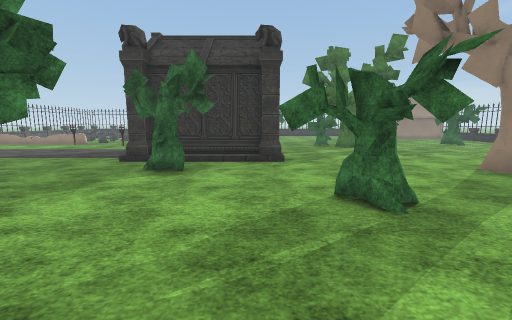
View 1 (above)

24 first-person views from a walk through a scene from a Unity 3-D project. The camera is 1.5 m above the floor, tilts 8° down and sees 90° across. The floor is counted in squares, 1 m on a side. Each view is taken from the middle of a square. On the plan, view 1 faces up. The plan holds only what a view shows up to about 13 squares ahead; the rest is blank. The place goes on beyond the plan. Flat ground stands in for the terrain. Some surface patterns are stand-ins.

View 2
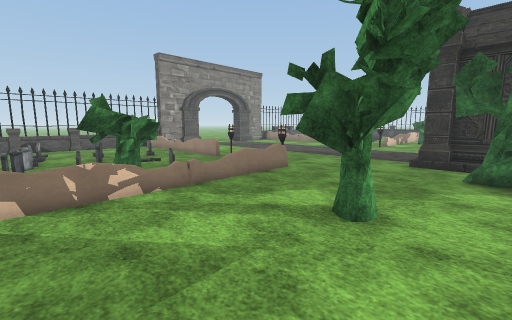

View 3
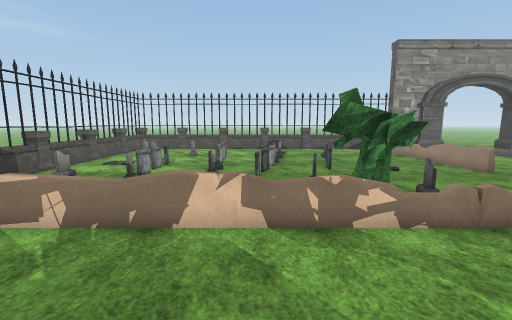

View 4
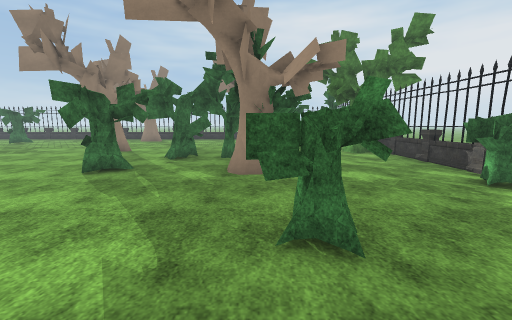

View 5
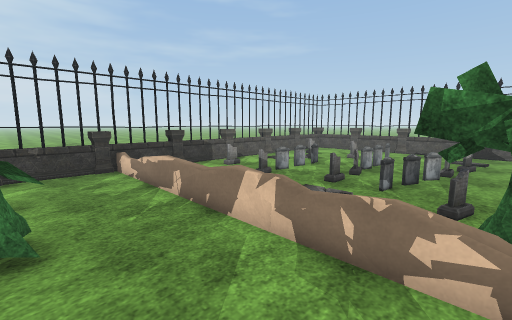

View 6
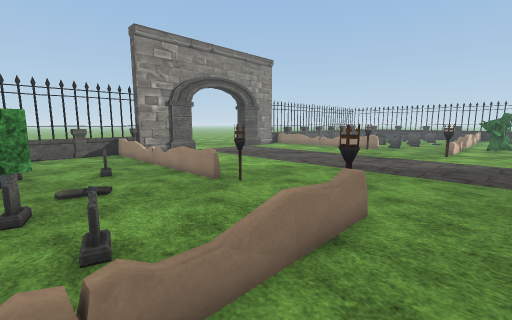

View 7
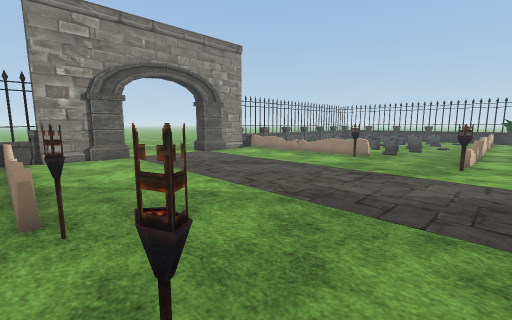

View 8
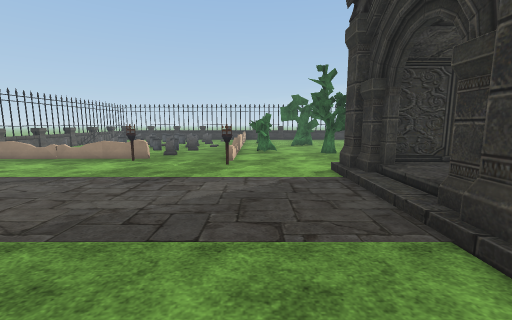

View 9
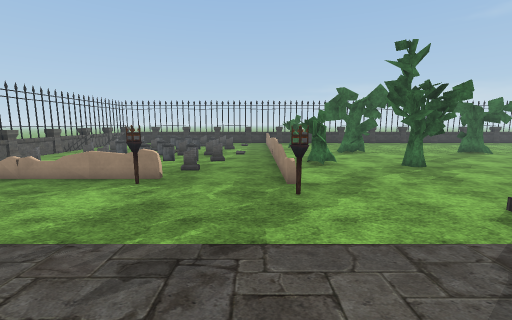

View 10
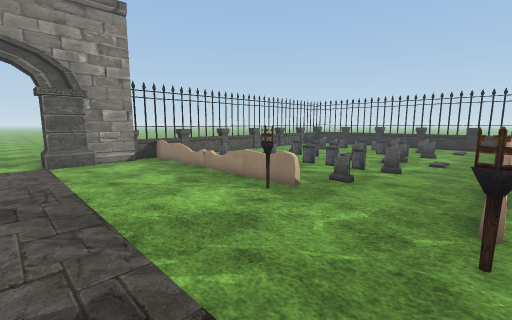

View 11
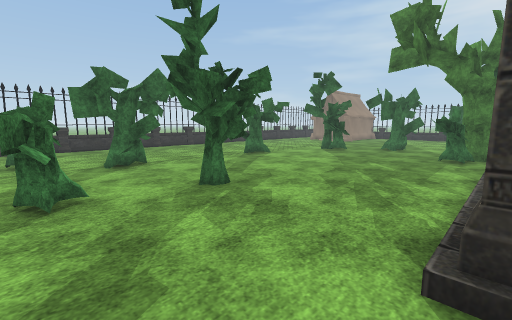

View 12
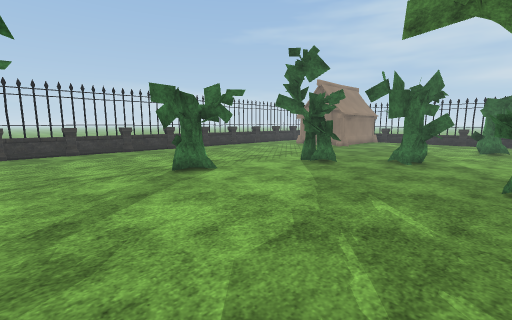

View 13
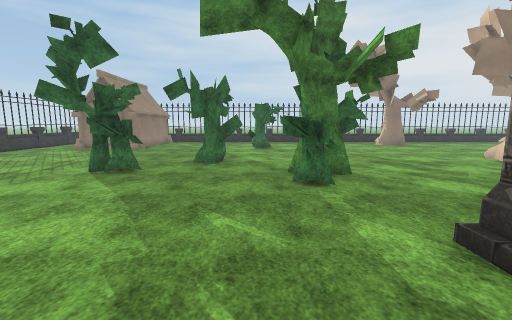

View 14
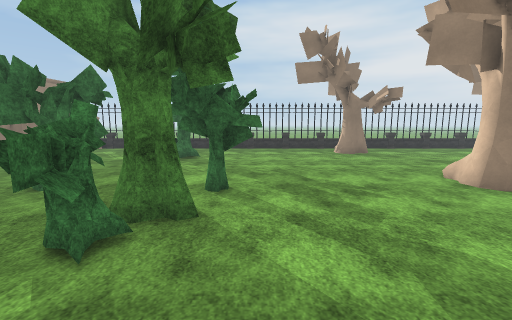

View 15
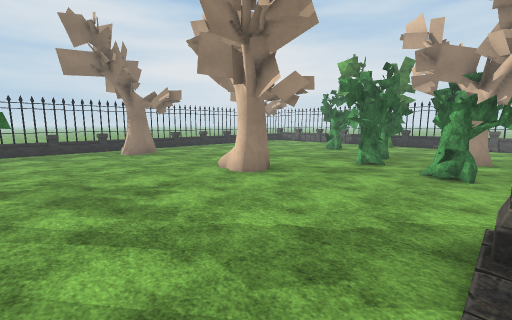

View 16
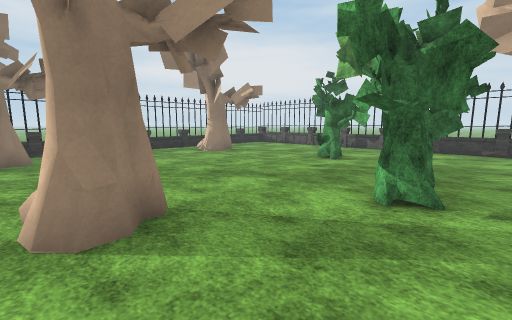

View 17
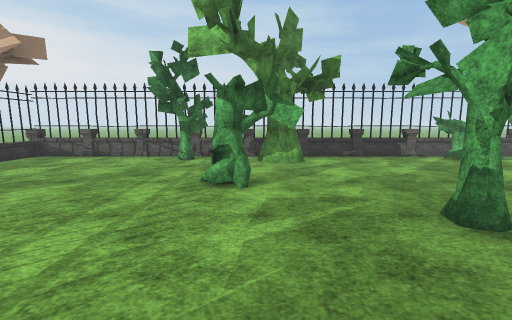

View 18
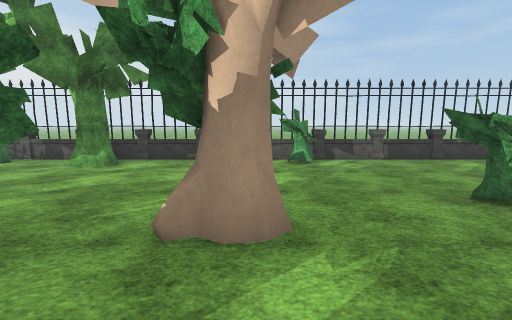

View 19
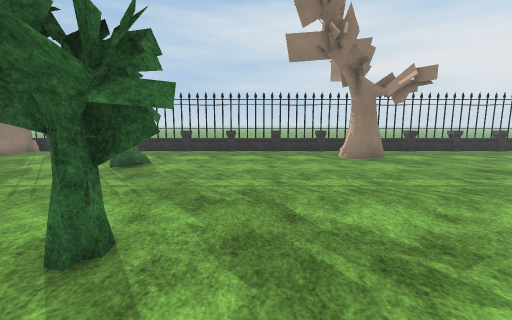

View 20
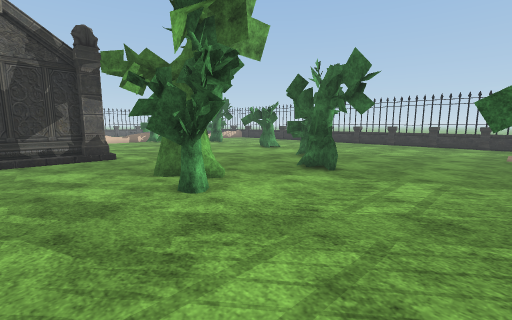

View 21
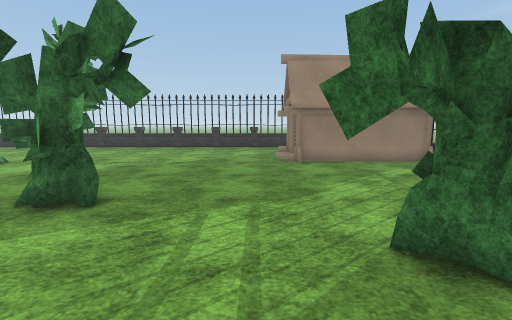

View 22
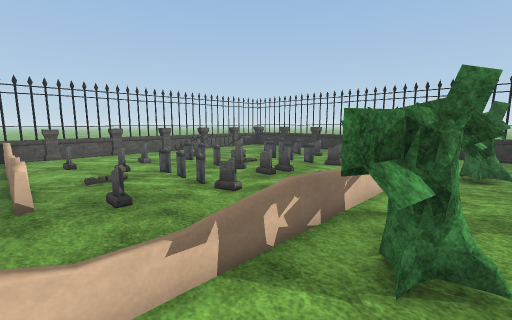

View 23
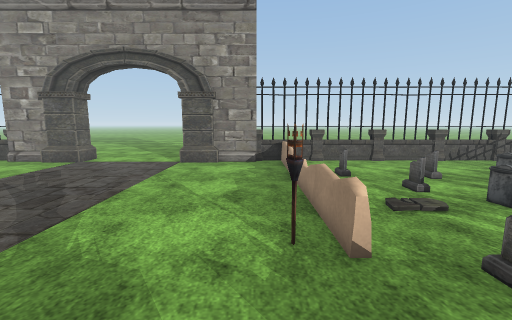

View 24
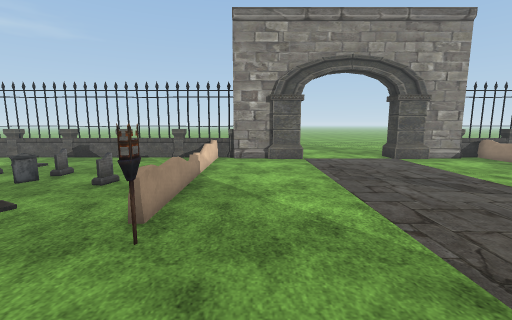

### Floor plan
Key: @ floor where view 1 was taken; # wall or solid block; . floor; / step, stairs or slope; = window, fence, low wall or low ledge; P plant; T torch; M tombstone; S shed; O other object.
Columns run from 21 left of view 1 to 14 right of it. Each row starts with its distance up from view 1.
 26 =...O  ..... ...PP....PP.......... S
 25 =...MOMM.M.. ..........P............
 24 =...........O..............P........
 23 #...M.MMMM..O..............P........
 22 =....M......OPP.....................
 21 =...M.......O....P...........PP.....
 20 =........M..O.......................
 19 #OOO..OOT...O......................P
 18 ##......T................PP........P
 17  #..........T..............##.......
 16  #..............OOOOOOO....#.P......
 15 ##..............O##  #/.............
 14 ................     #/.............
 13 ................     #/.............
 12 ................OO   #/.............
 11 ##..............O#####O.............
 10  #..............///////.............
  9  #................P..........OO.....
  8 ##................P..........#O.....
  7 #OOOO.OOOT..T................O......
  6 =...........O.......................
  5 =....M......O..........PP...........
  4 =..........M....P.........P.........
  3 #...MMO..M..P.............PP........
  2 =......O... P.......................
  1 =...M.M...M P..........OO..P........
  0 =......MMM. O........@.#P...........
 -1 =...OMMM.M. O.....PP...P......PP....
 -2 #.......... O..PP..............P....
 -3 =  .O.MMMM  O.......................
 -4    ..O....  O.......................
 -5     O.....  O...............###.....
 -6     .....M. .........PP......##..P..
 -7    ##=#=##=####=#=##=#=##=#=##=#=##=

Where each view was taken, in squares from view 1:
view 1: 0 up, 0 right, facing up
view 2: 0 up, 3 left, facing up-left
view 3: 0 up, 5 left, facing left
view 4: 0 up, 6 left, facing right
view 5: 2 up, 6 left, facing down-left
view 6: 3 up, 7 left, facing up-left
view 7: 7 up, 8 left, facing up-left
view 8: 8 up, 8 left, facing up
view 9: 12 up, 10 left, facing up
view 10: 14 up, 9 left, facing up-left
view 11: 16 up, 8 left, facing up-right
view 12: 18 up, 3 left, facing up-right
view 13: 19 up, 2 left, facing right
view 14: 15 up, 1 right, facing right
view 15: 15 up, 1 right, facing down-right
view 16: 9 up, 4 right, facing down-right
view 17: 5 up, 9 right, facing down
view 18: 4 up, 2 right, facing down
view 19: 14 up, 5 right, facing right
view 20: 13 up, 13 right, facing up-left
view 21: 16 up, 12 right, facing up
view 22: 19 up, 7 left, facing up-left
view 23: 18 up, 10 left, facing left
view 24: 9 up, 9 left, facing left
